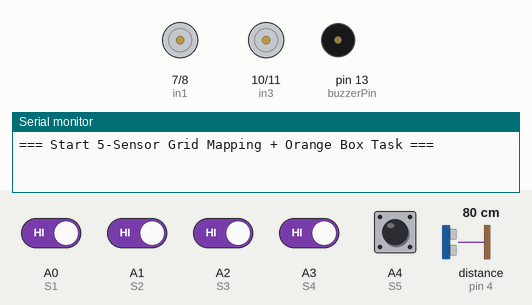
Bench run of a sketch on a simulated Arduino Uno, built with avr-gcc and run on an emulated ATmega328P. Shown: motor-driver pin pairs drawn as motors (green arrow = first pin HIGH = forward, orange = second pin HIGH = backward, longer = more drive, scaled by the enable pin), buzzer (waves = sounding, pin HIGH), the last lines printed to the serial monitor. The inputs (shaded band) are chosen by the test bench; at power-on: A0 (S1), A1 (S2), A2 (S3), A3 (S4), A4 (S5) HIGH, distance to the obstacle (sensor on pin 4) 80 cm. The echo pulse lasts 58.3 µs per cm; pins used as bus, display or sensor lines are not drawn.

Above: at 1.2 s.
1.3 s: A0 (S1) driven LOW
At 2.0 s:
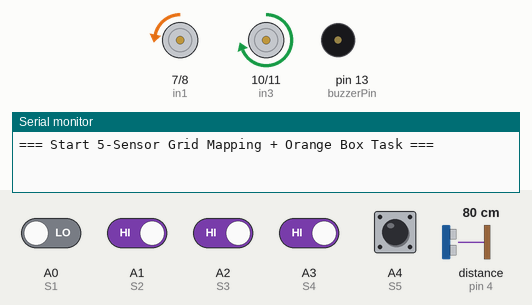
2.8 s: A1 (S2) driven LOW
At 3.2 s:
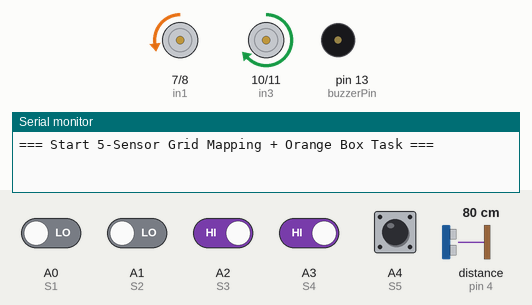
4.3 s: A2 (S3) driven LOW
At 5.5 s:
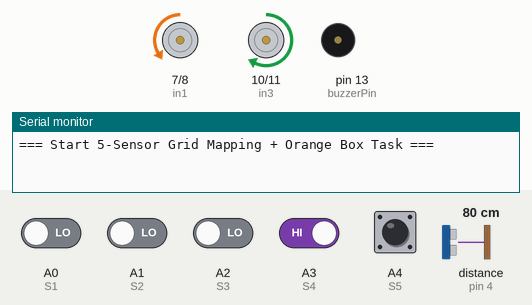
5.8 s: A3 (S4) driven LOW
At 7.7 s:
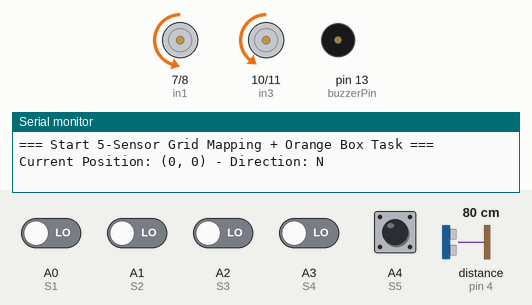
8.8 s: A3 (S4) driven HIGH
10.6 s: A2 (S3) driven HIGH
At 11.5 s:
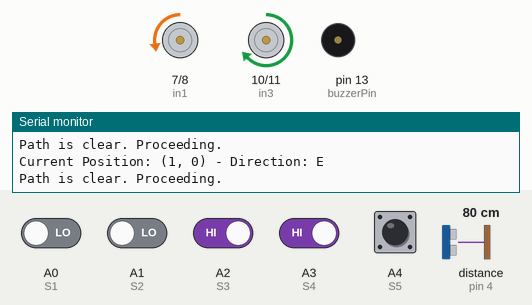
Timing chart, 0 to 13.1 s (numbered marks = the images above; inputs shaded):
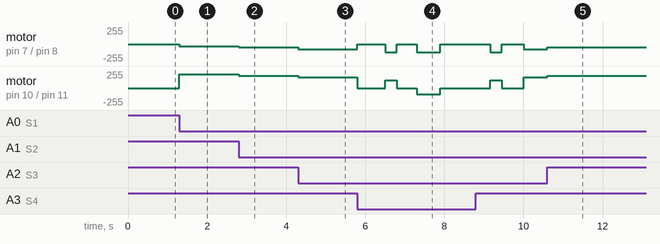

The sketch:

RobotCar.ino
```cpp
// ====== 5-Sensor PID Line Follower + Grid Mapping + Orange Box Logic ======
// --- Sensor pins ---
const int S1 = A0; // Leftmost
const int S2 = A1;
const int S3 = A2;
const int S4 = A3;
const int S5 = A4; // Rightmost

// --- Motor pins ---
const int enA = 6; //ซ้าย
const int in1 = 7; //ซ้ายหลัง
const int in2 = 8; //ซ้ายหน้า
const int enB = 9; //ขวา
const int in3 = 10; //ขวาหน้า
const int in4 = 11; //ขวาหลัง

// --- Ultrasonic ---
const int trigPin = 3;
const int echoPin = 4;

// --- Buzzer ---
const int buzzerPin = 13;

// --- Base speed ---
int baseSpeedLeft = 120;
int baseSpeedRight = 120;

// --- PID parameters ---
float Kp = 45;
float Ki = 0.0;
float Kd = 45;
float error = 0, lastError = 0, integral = 0;

// --- Coordinate system ---
int x = 0, y = -1;
int direction = 0; // 0=N,1=E,2=S,3=W

// --- Intersection flags ---
bool lastIntersection = false;
bool firstIntersection = true;

// --- Orange Box ---
// --- Black Boxes on edge ---
bool blackBoxes[6][6] = {false};

// --- Target coordinate ---
int targetX = 1, targetY = 1;

// ================== FUNCTION PROTOTYPES ==================
void setMotor(int leftSpeed,int rightSpeed);
void stopMotors();
void rotateTo(int newDir);
void rotateLeft();
void rotateRight();
void turnAround();
void updatePosition();
void advancePastIntersection();
bool atIntersection();
void lineFollowPID();
void chooseDirection();
long readUltrasonic();
void printCurrentPosition();
void playsound();
void soundatposition();
void executePush();
void ReverseFollowPID();
void setReverseMotor(int leftSpeed, int rightSpeed);

// ================== SETUP ==================
void setup() {
Serial.begin(9600);
pinMode(S1, INPUT);
pinMode(S2, INPUT);
pinMode(S3, INPUT);
pinMode(S4, INPUT);
pinMode(S5, INPUT);

pinMode(trigPin, OUTPUT);
pinMode(echoPin, INPUT);

pinMode(enA, OUTPUT);
pinMode(in1, OUTPUT);
pinMode(in2, OUTPUT);
pinMode(enB, OUTPUT);
pinMode(in3, OUTPUT);
pinMode(in4, OUTPUT);

pinMode(buzzerPin, OUTPUT);
//กล่องดำใน
blackBoxes[1][3] = true;
blackBoxes[4][2] = true;
blackBoxes[2][3] = true;
Serial.println("=== Start 5-Sensor Grid Mapping + Orange Box Task ===");
}

// ================== LOOP ==================
void loop() {
  // scanAndMoveTo(3,1);
  // scanAndMoveTo(3,4);
  // scanAndMoveTo(2,4);
  // advancePastIntersection();
  // rotateTo(3);
  // executePush();


  // scanAndMoveTo(3,3);
  // scanAndMoveTo(3,1);
  // scanAndMoveTo(1,1);
  // scanAndMoveTo(1,2);
  // advancePastIntersection();
  // rotateTo(1);
  // executePush();


  // scanAndMoveTo(2,1);
  // scanAndMoveTo(3,1);

  // advancePastIntersection();
  // rotateTo(3);
  // executePush();
  // executePush();


  // scanAndMoveTo(2,3);
  // scanAndMoveTo(2,4);
  // advancePastIntersection();
  // rotateTo(1);
  // executePush();
  // blackBoxes[4][4] = true;


  scanAndMoveTo(5,5);
  playsound(); playsound();
  delay(500);
  x=5,y=5;
  chooseDirection();
  scanAndMoveTo(0,0);
  playsound(); playsound(); playsound();
while(1);
}

void scanAndMoveTo(int tx, int ty) {
targetX = tx; targetY = ty;

if (atIntersection()) {
Serial.println("Starting on an intersection. Orienting towards new target...");
chooseDirection();
}

while (x != targetX || y != targetY) {
lineFollowPID();

if (atIntersection() && !lastIntersection) {
 stopMotors();
 delay(200);


 updatePosition();
 printCurrentPosition();


 if (x == targetX && y == targetY) {
    stopMotors();
    Serial.println("Arrived at target point!");
    return;
 }

 advancePastIntersection();

 lastIntersection = true;


 bool pathIsClear = false;
 while (!pathIsClear) {
 chooseDirection();

 long dist = readUltrasonic();
 delay(50);

 if (dist > 0 && dist < 25) {
  pathIsClear = false;
  playsound();

  // Mark the obstacle in the direction we are currently facing
  int bx = x, by = y;
  switch (direction) {
  case 0: by++; break; // North
  case 1: bx++; break; // East
  case 2: by--; break; // South
  case 3: bx--; break; // West
  }
  if (!blackBoxes[bx][by]) {
  blackBoxes[bx][by] = true;
  Serial.print("Path blocked. New Black Box at: (");
  Serial.print(bx); Serial.print(","); Serial.print(by); Serial.println(")");
  }

 } else {
  pathIsClear = true;
  Serial.println("Path is clear. Proceeding.");
 }
 }

}
else {
 lastIntersection = false;
}
}
}
// ================== ORANGE BOX PUSH ==================
void executePush() {
  Serial.println("\n--- Executing Sensor-Based Push Sequence ---");

  // Step 1: ตรวจสอบว่ามีกล่องอยู่ข้างหน้าจริงหรือไม่
  long dist = readUltrasonic();
  if (dist > 0 && dist < 25) {
    Serial.println("Orange box detected. Starting push.");
    playsound();
  } else {
    Serial.println("No box detected! Aborting push sequence.");
    return;
  }

  // Step 2: ดันกล่องโดยวิ่งตามเส้นจนเจอสี่แยกถัดไป
  while (true) {
    lineFollowPID();
    if (atIntersection()) {
      updatePosition();
      break;
    }
  }

  // Step 3: ดันต่อไปอีกเล็กน้อย (Nudge) เพื่อให้ "กล่อง" ไปอยู่กลางสี่แยกข้างหน้า
  // *** TUNE THIS VALUE CAREFULLY! ***
  setMotor(120, 120);
  delay(700);
  stopMotors();

  // --- Step 5: ถอยหลังกลับเข้าที่ด้วย Reverse PID ---
  while (true) {
    ReverseFollowPID(); // วิ่งตามเส้นถอยหลังอย่างต่อเนื่อง
    if (atIntersection()) {
      stopMotors();
      advancePastIntersection();
      delay(200); // หยุดเล็กน้อยเพื่อความเสถียร
      break;
    }
  }
}
// ================== PID ==================
void lineFollowPID(){
int s[5];
s[0]=!digitalRead(S1); s[1]=!digitalRead(S2); s[2]=!digitalRead(S3);
s[3]=!digitalRead(S4); s[4]=!digitalRead(S5);
int total = s[0]+s[1]+s[2]+s[3]+s[4];
if(total == 0) return;
int weights[5]={-2,-1,0,1,2};
int weightedSum=0;
for(int i=0;i<5;i++){
 weightedSum += s[i]*weights[i];
}
float position = (float)weightedSum/total;
error = 0-position;
integral += error;
float derivative = error-lastError;
float output = Kp*error + Ki*integral + Kd*derivative;
lastError = error;
int leftSpeed = constrain(baseSpeedLeft-output,0,255);
int rightSpeed = constrain(baseSpeedRight+output,0,255);
setMotor(leftSpeed,rightSpeed);
}

void ReverseFollowPID(){
int s[5];
s[0]=!digitalRead(S1); s[1]=!digitalRead(S2); s[2]=!digitalRead(S3);
s[3]=!digitalRead(S4); s[4]=!digitalRead(S5);
int total = s[0]+s[1]+s[2]+s[3]+s[4];
 if (total == 0) {
    stopMotors();
    return; // Exit the function after setting the corrective turn
  }
int weights[5]={-2,-1,0,1,2};
int weightedSum=0;
for(int i=0;i<5;i++){
 weightedSum += s[i]*weights[i];
}
float position = (float)weightedSum/total;
error = 0-position;
integral += error;
float derivative = error-lastError;
float output = Kp*error + Ki*integral + Kd*derivative;
lastError = error;
int leftSpeed = constrain(baseSpeedLeft-20+output,0,255);
int rightSpeed = constrain(baseSpeedRight-20-output,0,255);
setReverseMotor(leftSpeed,rightSpeed);
}

// ================== INTERSECTION ==================
bool atIntersection(){
int s[5];
s[0]=!digitalRead(S1); s[1]=!digitalRead(S2); s[2]=!digitalRead(S3);
s[3]=!digitalRead(S4); s[4]=!digitalRead(S5);
return (s[0]+s[1]+s[2]+s[3]+s[4])>=4 ;
}

void updatePosition() {
  switch (direction) {
    case 0: if (y < 5) y++; break; // North
    case 1: if (x < 5) x++; break; // East
    case 2: if (y > 0) y--; break; // South
    case 3: if (x > 0) x--; break; // West
  }
}

// ================== MOVEMENT ==================
void setMotor(int leftSpeed,int rightSpeed){
analogWrite(enA,leftSpeed); digitalWrite(in1,LOW); digitalWrite(in2,HIGH);
analogWrite(enB,rightSpeed); digitalWrite(in3,HIGH); digitalWrite(in4,LOW);
}

void stopMotors(){
analogWrite(enA,0); analogWrite(enB,0);
digitalWrite(in1,LOW); digitalWrite(in2,LOW);
digitalWrite(in3,LOW); digitalWrite(in4,LOW);
delay(500);
}
void setReverseMotor(int leftSpeed,int rightSpeed){
analogWrite(enA,leftSpeed); digitalWrite(in1,HIGH); digitalWrite(in2,LOW);
analogWrite(enB,rightSpeed); digitalWrite(in3,LOW); digitalWrite(in4,HIGH);
}
// ================== ROTATE ==================
void rotateTo(int newDir){
int oldDirection = direction;
int diff = (newDir - direction + 4) % 4;
if (diff == 0) return; // Don't turn if already facing the right way
if (diff == 1) rotateRight();
else if (diff == 2) turnAround();
else if (diff == 3) rotateLeft();
direction = newDir;
Serial.print("Rotated from ");
Serial.print(oldDirection);
Serial.print(" to ");
Serial.println(direction);
}

void rotateLeft(){
analogWrite(enA,105); analogWrite(enB,97);
digitalWrite(in1,HIGH); digitalWrite(in2,LOW);
digitalWrite(in3,HIGH); digitalWrite(in4,LOW);
delay(600);
stopMotors();
}

void rotateRight(){
analogWrite(enA,105); analogWrite(enB,97);
digitalWrite(in1,LOW); digitalWrite(in2,HIGH);
digitalWrite(in3,LOW); digitalWrite(in4,HIGH);
delay(600);
stopMotors();
}

void turnAround(){
analogWrite(enA,105); analogWrite(enB,97);
digitalWrite(in1,LOW); digitalWrite(in2,HIGH);
digitalWrite(in3,LOW); digitalWrite(in4,HIGH);
delay(1050); // Tuned for a 180-degree turn
stopMotors();
}

// ================== CHOOSE DIRECTION ==================
void chooseDirection(){
// Logic: Choose the best direction towards the target without hitting a black box.

// Priority 1: Try to move towards the target X coordinate
if(x < targetX && (x+1) <= 5 && !blackBoxes[x+1][y]) { rotateTo(1); return; } // East
if(x > targetX && (x-1) >= 0 && !blackBoxes[x-1][y]) { rotateTo(3); return; } // West

// Priority 2: Try to move towards the target Y coordinate
if(y < targetY && (y+1) <= 5 && !blackBoxes[x][y+1]) { rotateTo(0); return; } // North
if(y > targetY && (y-1) >= 0 && !blackBoxes[x][y-1]) { rotateTo(2); return; } // South

// Priority 3 (Avoidance): If the direct path is blocked, find any valid move.
// Avoid turning back on itself unless necessary.
if((y+1) <= 5 && !blackBoxes[x][y+1] && direction != 2) { rotateTo(0); return; } // Try North
if((x+1) <= 5 && !blackBoxes[x+1][y] && direction != 3) { rotateTo(1); return; } // Try East
if((y-1) >= 0 && !blackBoxes[x][y-1] && direction != 0) { rotateTo(2); return; } // Try South
if((x-1) >= 0 && !blackBoxes[x-1][y] && direction != 1) { rotateTo(3); return; } // Try West

// If truly trapped, turn around.
rotateTo((direction + 2) % 4);
}

// ================== ULTRASONIC ==================
long readUltrasonic(){
digitalWrite(trigPin,LOW); delayMicroseconds(2);
digitalWrite(trigPin,HIGH); delayMicroseconds(10);
digitalWrite(trigPin,LOW);
long duration = pulseIn(echoPin,HIGH,4000); // Using a faster timeout
long distance = duration*0.034/2;
return distance;
}

void advancePastIntersection() {
setMotor(120,120);
delay(300);
stopMotors(); // Stop after advancing to ensure a stable sensor reading
}

//แสดงพิกัดปัจจุบัน (x, y) และทิศทาง (direction)
void printCurrentPosition(){
Serial.print("Current Position: (");
Serial.print(x); Serial.print(", "); Serial.print(y);
Serial.print(") - Direction: ");
switch(direction){
 case 0: Serial.println("N"); break;
 case 1: Serial.println("E"); break;
 case 2: Serial.println("S"); break;
 case 3: Serial.println("W"); break;
 default: Serial.println("Unknown"); break;
}
}

void playsound(){
tone(buzzerPin,1000);
delay(250); // Shorter beep
noTone(buzzerPin);
delay(100);
}

void soundatposition(){
tone(buzzerPin,2000);
delay(250); // Shorter beep
noTone(buzzerPin);
delay(100);
}
```

Measured:
- after the input at 1.3 s, motor on pin 7 (in1) / pin 8 (in2): stopped → backward 30/255 at once; motor on pin 10 (in3) / pin 11 (in4): stopped → forward 210/255 at once
- after the input at 2.8 s, motor on pin 7 (in1) / pin 8 (in2): backward 30/255 → backward 52/255 at once; motor on pin 10 (in3) / pin 11 (in4): forward 210/255 → forward 187/255 at once
- after the input at 4.3 s, motor on pin 7 (in1) / pin 8 (in2): backward 52/255 → backward 75/255 at once; motor on pin 10 (in3) / pin 11 (in4): forward 187/255 → forward 165/255 at once
- after the input at 10.6 s, motor on pin 7 (in1) / pin 8 (in2): backward 75/255 → backward 52/255 at once; motor on pin 10 (in3) / pin 11 (in4): forward 165/255 → forward 187/255 at once
